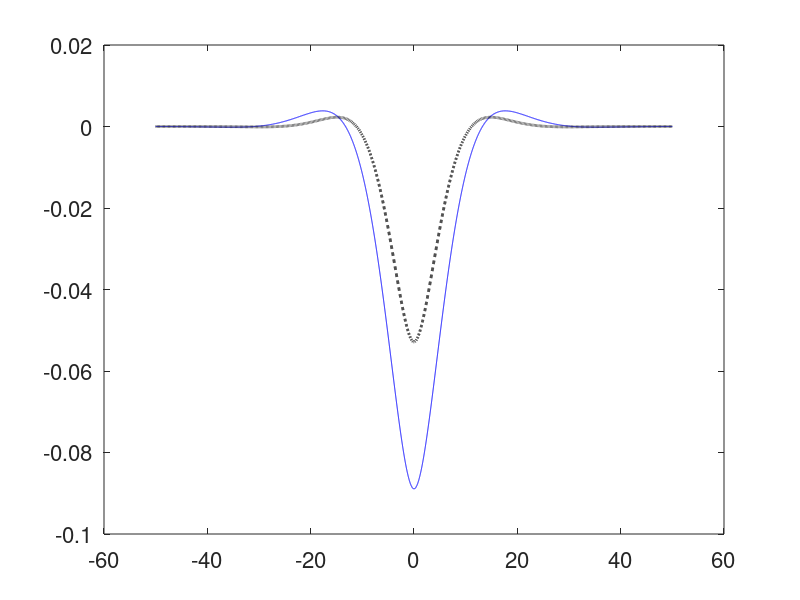

The MATLAB source for this figure: (Note: this script raises an error after producing the figure.)

% deflection of beam on Winkler foundation
clear all; clc; close all;

set(0,'defaultaxesfontsize',16);

EI=1000; % flexural rigidity
k1=1; % Winkler constant 1
k2=2;   % Winkler constant 2
beta1=(k1/(EI))^(1/4); beta2=(k2/(EI))^(1/4);

P=-1;    % unit load at x=0
L=50;    % beam half-length simulating infinite beam

x_n=-L:0.01:-0.01; % negative axis coordinates
x_p=0:0.01:L;      % positive axis coordinates
x=[x_n x_p];

% solution for k1
w1_n=P*beta1/(2*k1)*exp(beta1*x_n).*(cos(beta1*x_n)-sin(beta1*x_n));
w1_p=P*beta1/(2*k1)*exp(-beta1*x_p).*(cos(beta1*x_p)+sin(beta1*x_p));
w1=[w1_n w1_p];

% solution for k2
w2_n=P*beta2/(2*k2)*exp(beta2*x_n).*(cos(beta2*x_n)-sin(beta2*x_n));
w2_p=P*beta2/(2*k2)*exp(-beta2*x_p).*(cos(beta2*x_p)+sin(beta2*x_p));
w2=[w2_n w2_p];

figure(1)
plot(x,w1,'b-',x,w2,'k--','LineWidth',2)
ylabel('w(x)',FontWeight='bold',FontSize=22);
xlabel('x',FontWeight='bold',FontSize=22);
legend('k_1=1','k_2=2','fontsize',18)
annotation(figure(1),'rectangle',...
    [0.185895833333333 0.277537796976242 0.223479166666667 0.133909287257017],...
    'Color',[0.8 0.8 0.8],'FaceColor',[0.8 0.8 0.8]);
annotation(figure(1),'rectangle',...
    [0.1859375 0.412526997840172 0.2234375 0.0129589632829359],...
    'Color',[0.501960784313725 0.501960784313725 0.501960784313725],...
    'FaceColor',[0.501960784313725 0.501960784313725 0.501960784313725]);
annotation(figure(1),'arrow',[0.3 0.3],[0.554345572354211 0.423596112311015],...
    'LineWidth',2,'HeadStyle','plain');
annotation(figure(1),'arrow',[0.300390625 0.451432291666667],...
    [0.418006479481641 0.419006479481641]);
annotation(figure(1),'textbox',...
    [0.307031249999999 0.535177104647162 0.0359375007015963 0.0631749471886884],...
    'String',{'P'},'FontSize',22,'EdgeColor',[1 1 1]);
annotation(figure(1),'textbox',...
    [0.442708333333333 0.345652266634205 0.0328125006270906 0.0631749471886884],...
    'String',{'x'},'FontSize',22,'EdgeColor',[1 1 1]);
